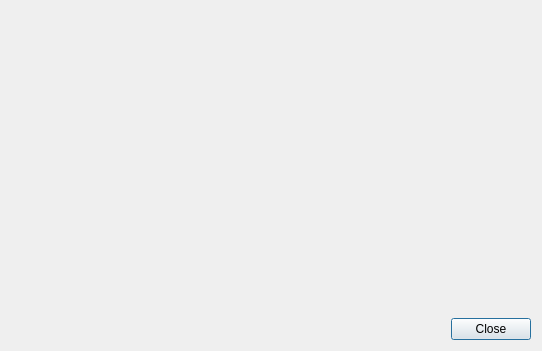
<?xml version="1.0" encoding="UTF-8"?>
<ui version="4.0">
 <class>DialogWidget</class>
 <widget class="QDialog" name="DialogWidget">
  <property name="windowModality">
   <enum>Qt::ApplicationModal</enum>
  </property>
  <property name="geometry">
   <rect>
    <x>0</x>
    <y>0</y>
    <width>542</width>
    <height>351</height>
   </rect>
  </property>
  <property name="windowTitle">
   <string>Info</string>
  </property>
  <property name="modal">
   <bool>true</bool>
  </property>
  <layout class="QVBoxLayout" name="verticalLayout">
   <item>
    <widget class="QStackedWidget" name="stackedWidgetMain"/>
   </item>
   <item>
    <layout class="QHBoxLayout" name="horizontalLayout">
     <item>
      <spacer name="horizontalSpacer">
       <property name="orientation">
        <enum>Qt::Horizontal</enum>
       </property>
       <property name="sizeHint" stdset="0">
        <size>
         <width>40</width>
         <height>20</height>
        </size>
       </property>
      </spacer>
     </item>
     <item>
      <widget class="QPushButton" name="pushButtonClose">
       <property name="text">
        <string>Close</string>
       </property>
      </widget>
     </item>
    </layout>
   </item>
  </layout>
 </widget>
 <resources/>
 <connections/>
</ui>
